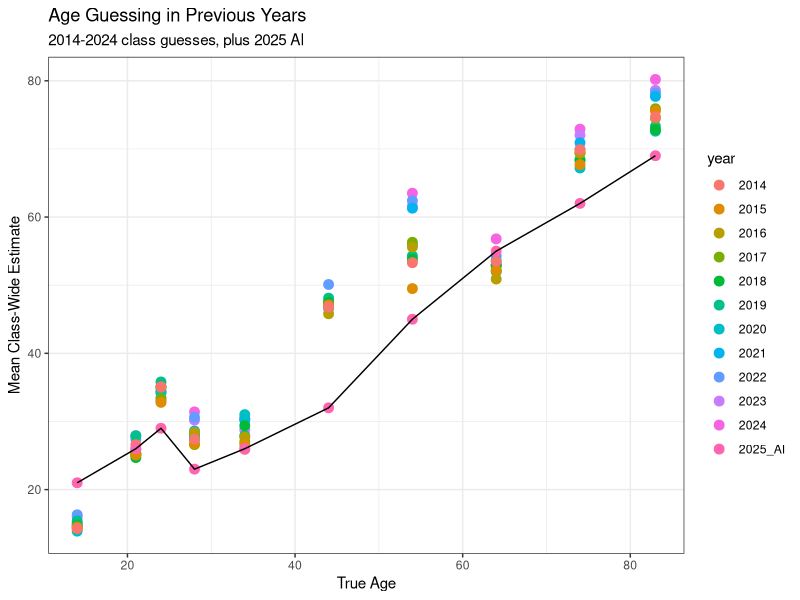
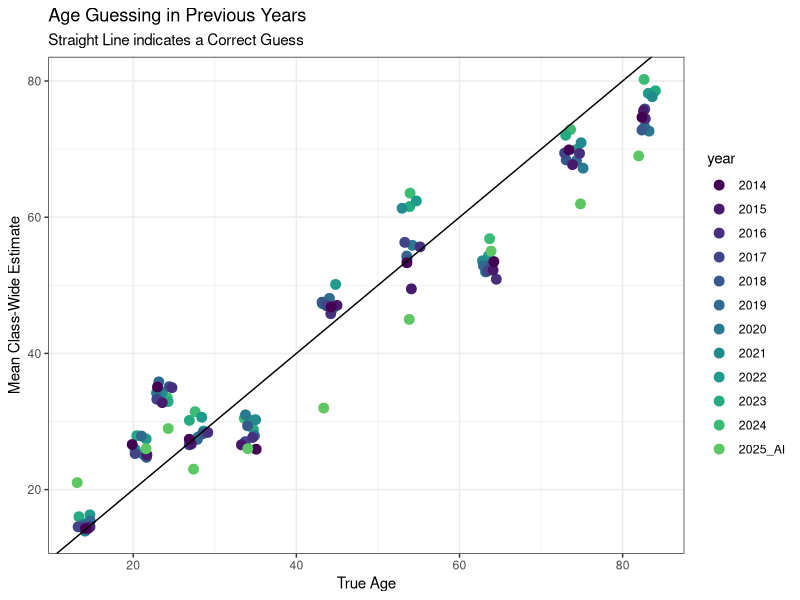
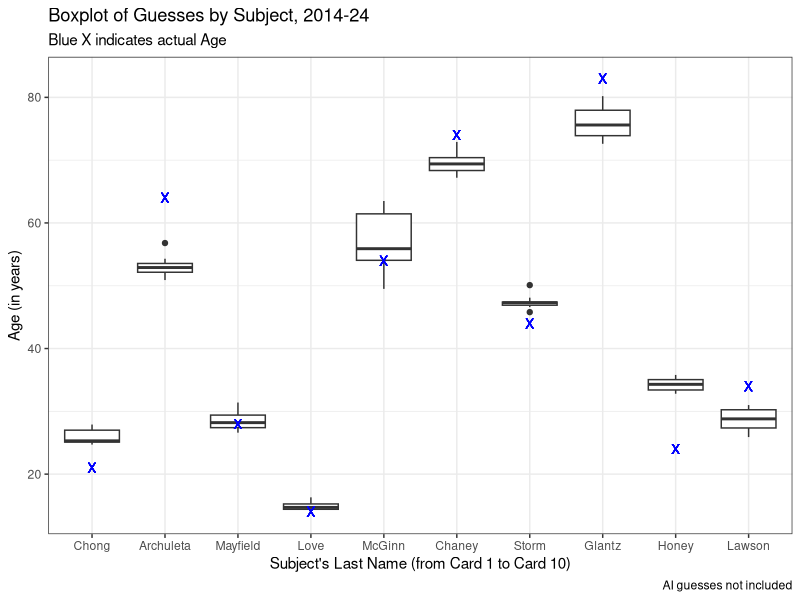
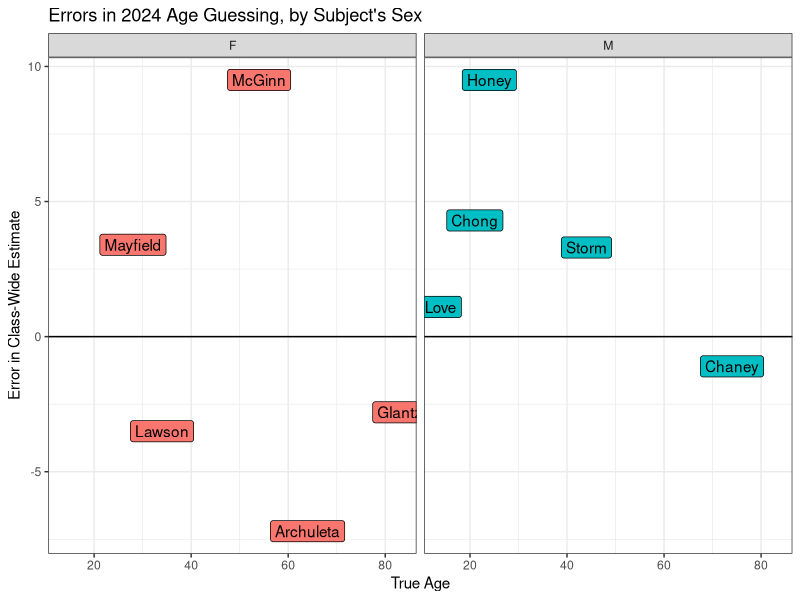

Here is the R script that generated these plots, in order:
## ---- chunk 1

library(tidyverse)
ageguess <- read_csv("c01/data/photo-age-history-2024.csv")
ageguess
## ---- chunk 2
ggplot(ageguess, aes(x = age, y = mean_guess, col = year)) +
  geom_point(size = 3) +
  geom_line(data = ageguess |> filter(year == "2025_AI"), aes(x = age, y = mean_guess), col = "black") +
  theme(axis.text = element_text(size = 14),
        axis.title = element_text(size = 14, face = "bold"),
        legend.text = element_text(size = 12),
        legend.title = element_text(size = 12, face = "bold")) + 
  theme_bw() +
  labs(title = "Age Guessing in Previous Years",
       subtitle = "2014-2024 class guesses, plus 2025 AI",
       x = "True Age", y = "Mean Class-Wide Estimate") 
## ---- chunk 3
ggplot(ageguess, aes(x = age, y = mean_guess, col = year)) +
  geom_point(position = "jitter", size = 3) +
  geom_abline(intercept = 0, slope = 1) + 
  scale_color_viridis_d(end = 0.75) +
  theme(axis.text = element_text(size = 14),
        axis.title = element_text(size = 14, face = "bold"),
        legend.text = element_text(size = 12),
        legend.title = element_text(size = 12, face = "bold")) +
  labs(title = "Age Guessing in Previous Years",
       subtitle = "Straight Line indicates a Correct Guess",
       x = "True Age", y = "Mean Class-Wide Estimate") + 
  theme_bw()
## ---- chunk 4
temp <- ageguess |> filter(year != "2025_AI")

temp <- temp |> mutate(label = fct_reorder(label, card))

ggplot(temp, aes(x = label, y = mean_guess)) +
  geom_boxplot() + 
  geom_point(aes(x = label, y = age), 
             col = "blue", size = 3, shape = "X") +
  theme_bw() +
  labs(title = "Boxplot of Guesses by Subject, 2014-24",
       subtitle = "Blue X indicates actual Age",
       x = "Subject's Last Name (from Card 1 to Card 10)",
       y = "Age (in years)",
       caption = "AI guesses not included")
## ---- chunk 5
ggplot(filter(ageguess, year == 2024), aes(x = age, y = error, fill = sex)) +
  geom_label(aes(label = label)) +
  geom_hline(yintercept = 0) + 
    guides(fill = "none") +
  theme(axis.text = element_text(size = 14),
        axis.title = element_text(size = 14, face = "bold"),
        legend.text = element_text(size = 12),
        legend.title = element_text(size = 12, face = "bold")) +
  labs(title = "Errors in 2024 Age Guessing, by Subject's Sex",
       x = "True Age", y = "Error in Class-Wide Estimate") + 
    theme_bw() + 
    facet_wrap(~ sex)
